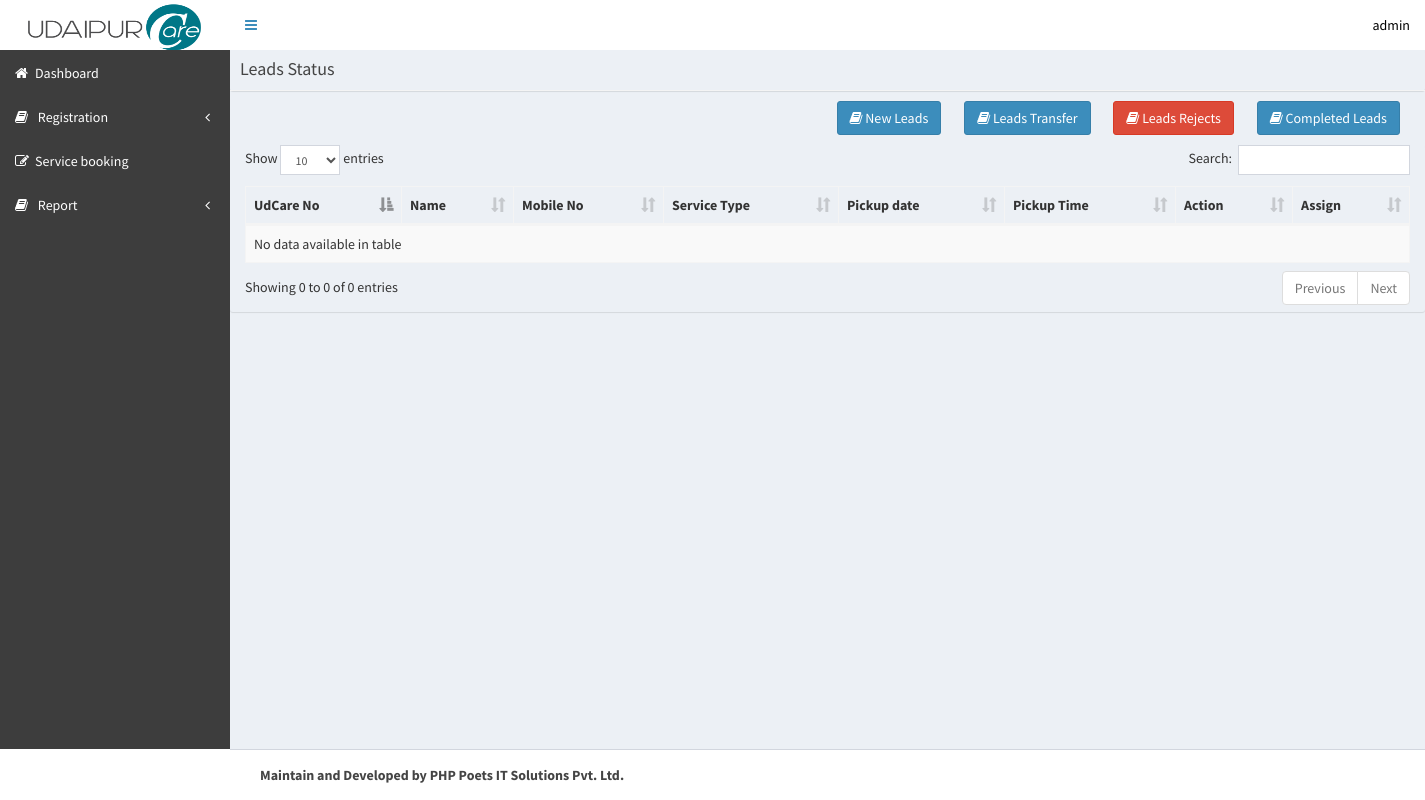
Screenshot of /app/lead_status.php?s=2 (signed in) with the database file from the repository.
### tables this page shows
CREATE TABLE `modules` (
  `id` int(30) NOT NULL,
  `name` varchar(60) NOT NULL,
  `main_menu` text NOT NULL,
  `main_menu_icon` varchar(30) NOT NULL,
  `sub_menu` varchar(20) NOT NULL,
  `sub_menu_icon` varchar(30) NOT NULL,
  `page_name_url` text NOT NULL,
  `icon_class_name` varchar(30) NOT NULL
);

CREATE TABLE `status_master` (
  `id` int(11) NOT NULL,
  `status_name` varchar(30) NOT NULL,
  `status` int(5) NOT NULL,
  `description` text NOT NULL
);

### app/lead_status.php (the view, shortened to what this page needs)
<?php
include("header.php");
@$status=$_GET['s'];
?>
     <div class="row">
        <div class="col-md-12">
            <div class="box box-info">
                <div class="box-header with-border">
                	<h3 class="box-title">Leads Status</h3>
                </div>
                <div class="col-md-12" align="right">
					<?php
                    $sql='select `status`,`status_name` from `status_master` ';
                    $excute_sql=mysql_query($sql);
                    while($fetch_data=mysql_fetch_array($excute_sql))
                    {
                        $activeclass='';
                        if($status==$fetch_data['status'])
                        {
                            $activeclass='btn btn-danger margin';
                        }
                        else
                        {
                            $activeclass='btn btn-primary margin';
                        }
                        echo '
                                <a class="'.$activeclass.'" href="lead_status.php?s='.$fetch_data['status'].'"><i class="fa fa-book"> </i> '.$fetch_data['status_name'].'</a>
                            ';
                    } ?>
                </div>
                <div class="box col-md-12">
                    <div class="box-body">
                      <table id="example1" class="table table-bordered table-striped">
                        <thead>
                        <tr>
						  <th>UdCare No</th>
                          <th>Name</th>
                           <th>Mobile No</th>
 						  <th>Service Type</th>
                          <th>Pickup date</th>
                          <th>Pickup Time</th>
                          <th>Action</th>
						  <th>Assign</th>
                        </tr>
                        </thead>
                        <tbody>
                        </tbody>
                      </table>
                    </div>
                  </div>
                </div>
              </div>
          </div>
                </div>
            </div>
<?php
include("footer.php");
?>

### app/header.php (shortened to what this page needs)
<?php
  @$SESSION_USERTYPE=$_SESSION['SESSION_USERTYPE'];
  @$user_name=$_SESSION['SESSION_USERNAME'];
  if($SESSION_USERTYPE==1){
	  $dashboard='admin_dashboard.php';
  }
$user_type=$_SESSION['SESSION_USERTYPE'];
?>
<!DOCTYPE html>
<html>
<head>
  <link rel="stylesheet" href="../assest/bootstrap/css/bootstrap.min.css">
  <link rel="stylesheet" href="https://cdnjs.cloudflare.com/ajax/libs/font-awesome/4.5.0/css/font-awesome.min.css">
  <link rel="stylesheet" href="https://cdnjs.cloudflare.com/ajax/libs/ionicons/2.0.1/css/ionicons.min.css">
  <link rel="stylesheet" href="../assest/dist/css/AdminLTE.min.css">
  <link rel="stylesheet" href="../assest/dist/css/skins/_all-skins.min.css">
  <link rel="stylesheet" href="../assest/plugins/datatables/dataTables.bootstrap.css">
   <link rel="stylesheet" href="../assest/plugins/datepicker/datepicker3.css">
	<link rel="stylesheet" href="../assest/plugins/timepicker/bootstrap-timepicker.min.css">
</head>
<body class="hold-transition skin-blue sidebar-mini">
<div class="wrapper" >
  <header class="main-header" style="background-color:#FFF !important">
    <a href="<?php echo $dashboard; ?>" class="logo">
       <img src="../images/logos.png" width="180px;" height="49px"    alt="logo">
    </a>
    <nav class="navbar navbar-static-top">
      <a href="#" class="sidebar-toggle" data-toggle="offcanvas" role="button">
      </a>
       <div class="navbar-custom-menu">
        <ul class="nav navbar-nav">
          <li class="dropdown user user-menu">
            <a href="#" class="dropdown-toggle" data-toggle="dropdown" style="color:#000 !important">
               <span class="hidden-xs"><?php echo $user_name; ?></span>
            </a>
          </li>
         </ul>
      </div>
    </nav>
  </header>
  <aside class="main-sidebar" style="background-color:#3d3d3d !important; color:fff; margin-top:1px" >
    <section class="sidebar">
       <ul class="sidebar-menu">
       <?php  $page_name_from_url=basename($_SERVER['PHP_SELF']);
							$user_type=$user_type;
			$selecto7=mysql_query("select * from `user_management` where `user_type`='$user_type'");
			while($reco7=mysql_fetch_array($selecto7))
			   {
				   $mng_mdul_id[]=$reco7['module_id'];
			   }
				 $sel_module2=mysql_query("select `main_menu` from `modules` where `page_name_url`='".$page_name_from_url."'");
				$arr_module2=mysql_fetch_array($sel_module2);
				 $main_menu_active=$arr_module2['main_menu'];
					$selecto3=mysql_query("select * FROM `modules` ORDER BY id");
                      while($data=mysql_fetch_array($selecto3))
					  {
                      $main_menu_arr[]='';
                     if(in_array($data['id'],$mng_mdul_id))
					 {
                        if(empty($data['main_menu']) && empty($data['sub_menu']))
                        {
                             ?>
                            <li class="<?php if($page_name_from_url==$data['page_name_url']){ echo 'active_color'; } ?>">
  <a href="<?php echo $data['page_name_url']; ?>"><i class="<?php echo $data['icon_class_name']; ?>"></i><?php echo $data['name']; if($page_name_from_url==$data['page_name_url']){ echo '<span class="selected"></span>'; } ?></a>
                            </li>
                            <?php
                        }
                        if(!empty($data['main_menu']) && empty($data['sub_menu']))
                        {
                            if(in_array($data['main_menu'], $main_menu_arr))
                            {
                            }
                            else
                            {
                                $main_menu_arr[]=$data['main_menu'];
                                  ?>
                                <li class="treeview <?php if($main_menu_active==$data['main_menu']){ echo 'active'; } ?>">
                                    <a href="javascript:;"<?php if($main_menu_active==$data['main_menu']){ echo 'class="active_color"'; } ?> >
                                    <i class="<?php echo $data['main_menu_icon']; ?>"></i>
                                    <?php echo $data['main_menu']; ?>
                                    <span class="pull-right-container">
                                      <i class="fa fa-angle-left pull-right"></i>
                                    </span>
                                     </a>
                                </li>
                                <?php
                            }
                        }
					 }
					  }
					  ?>
       </ul>
    </section>
  </aside>
  <div class="content-wrapper">

### app/header.php (style rules this page uses)
.sidebar-menu >li > a { color:#FFF !important; }

### rows the page displays
modules: name "Dashboard"
modules: main_menu "Registration"
modules: name "Service booking"
modules: main_menu "Report"
status_master: status_name "New Leads"
status_master: status_name "Leads Transfer"
status_master: status_name "Leads Rejects"
status_master: status_name "Completed Leads"

### other values shown
$user_name "admin"
